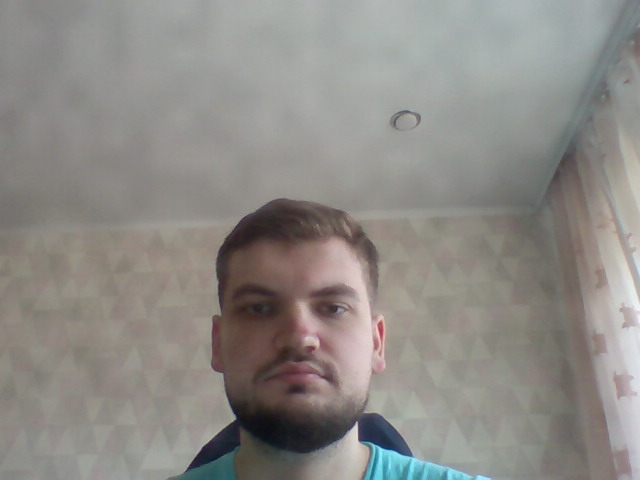
#> input picture Discrete/Recognition/Recognition/GeeksForGeeks.png, 640 x 480 px
$ python -i ann.py   (imports and definitions only)
#> lines starting #> are read from the running program, lines starting #| are printed output that depends on the picture
import numpy as np
import numdifftools as nd
from PIL.Image import fromarray

def image_to_array(img, size=None, dtype=np.float32, flatten=False):
    if size is None:
        size = img.size

    img = img.resize(size).convert('L')
    arr = (np.array(img, dtype=np.uint8) + 1).astype(dtype)

    if flatten:
        arr = arr.flatten()

    return arr

def image_to_crop_array(img, size=None, dtype=np.float32, flatten=False):
    arr = image_to_array(img, dtype=np.uint8)

    n, m = arr.shape
    direct = lambda i: any(0 != a for a in arr[:, i])
    back = lambda i: any(0 != a for a in arr[i, :])
    l = next(filter(direct, range(m)), 0)
    r = next(filter(direct, reversed(range(m))), 0)
    t = next(filter(back, range(n)), 0)
    b = next(filter(back, reversed(range(n))), 0)

    img = fromarray(arr[t:b+1, l:r+1] != 0)
    arr = image_to_array(img, size=size, dtype=dtype, flatten=flatten)
    # with open('model9.npy', 'wb') as f:
    #     np.save(f, arr)

    return arr


class ANN(object):
    def __init__(self, image_size, threshold=0.25):
        self.image_size = image_size
        self.threshold = threshold

    def load(self, path):
        with open(path, 'rb') as f:
            self.w = np.load(f)


    def predict(self, image):
        X = image_to_crop_array(image, size=self.image_size, dtype=bool, flatten=True)
        s = np.logical_xor(X, self.w).sum()
        a = s / (self.image_size[0] * self.image_size[1])
        Y = a <= self.threshold
        percts = round((1 - a) * 100, 2)


        # [5 lines of commented-out code are left out]

        self.rework(Y, percts, self.w)
        return percts / 100


    def E(self, x):
        return self.w.sum() * 1 / (self.w @ x)


    def rework(self, Y, percts, w):
        return
        for i in range(len(w)):
            w[i] = w[i] - 1.e-2 * nd.Gradient(self.E)(w)

        print(np.reshape(w, self.image_size))

        s = np.logical_xor(X, w).sum()
        a = s / (self.image_size[0] * self.image_size[1])
        Y = a <= self.threshold
        Y, round((1 - a) * 100, 2)

>>> import cv2
>>> picture = cv2.imread('../Recognition/Recognition/GeeksForGeeks.png', cv2.IMREAD_GRAYSCALE)
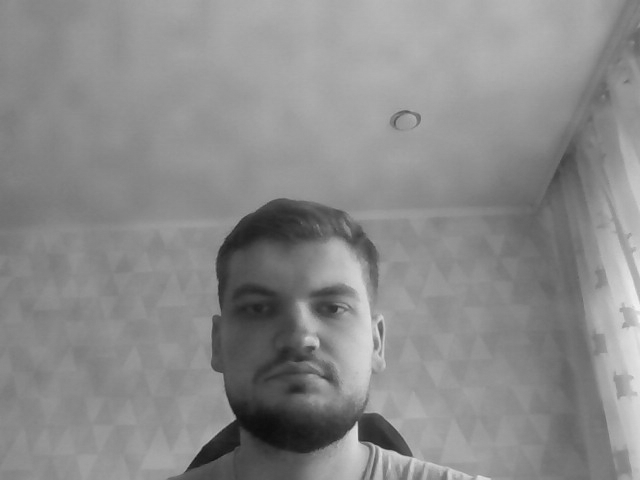
#> picture: shape (480, 640); min 14, max 243, mean 138.8
>>> result = image_to_crop_array(picture)
#> (the run stopped early here; a loop or call above may not have finished)
